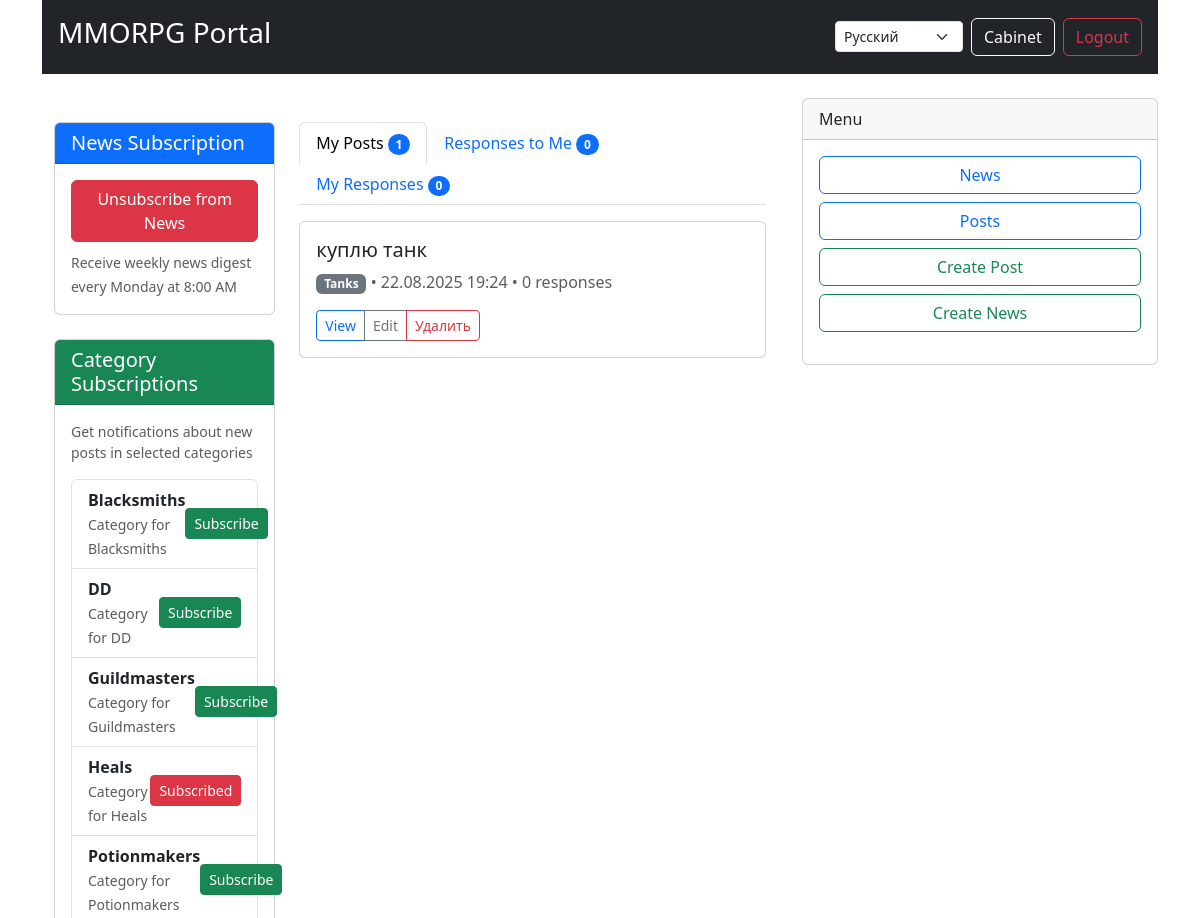
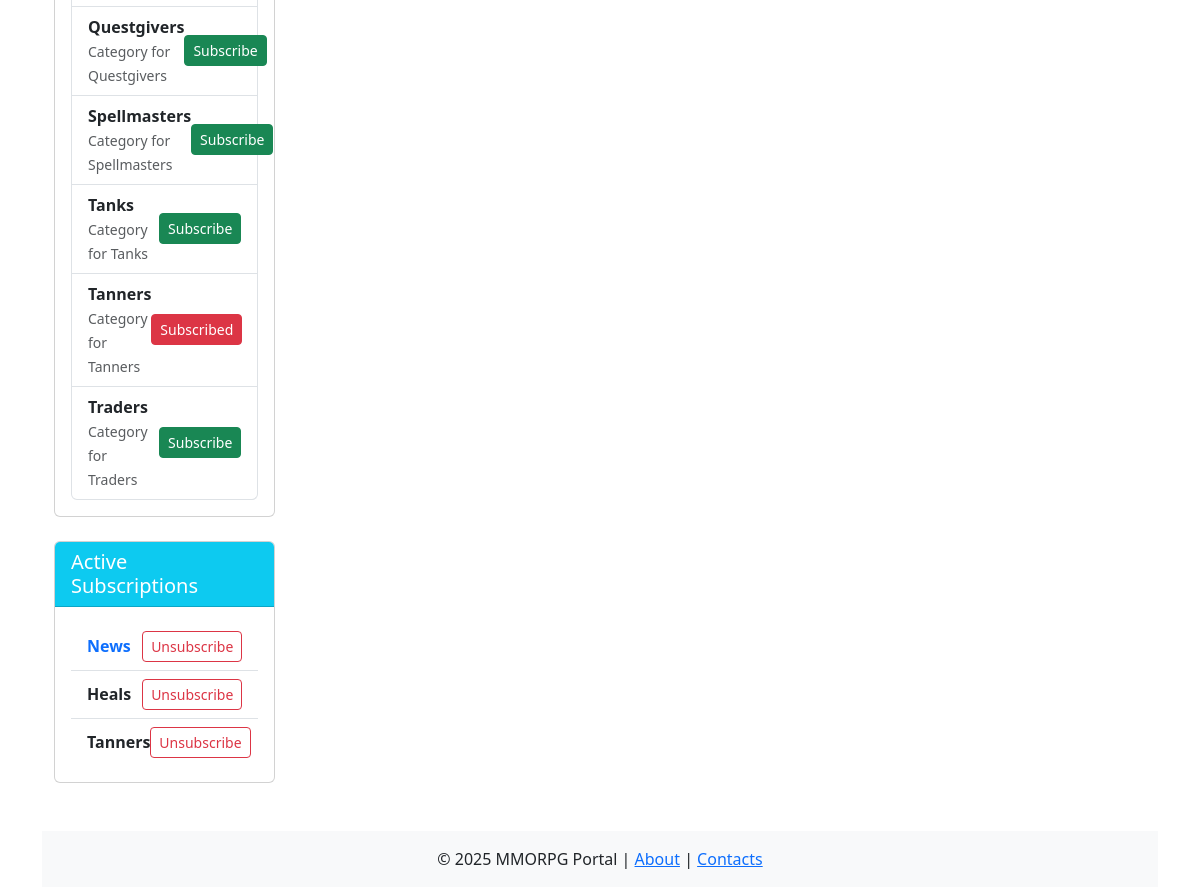
Screenshot of /responses/ (signed in) with the database file from the repository (2 pictures, top to bottom).
### appNotification/models.py (models this page shows, shortened)
class Category(models.Model):
    name = models.CharField(max_length=50, unique=True)
    value = models.CharField(max_length=20, unique=True, default='None')  # соответствует значениям из CATEGORY_CHOICES
    description = models.TextField(blank=True)
    class Meta:
        verbose_name = _('Category')
        verbose_name_plural = _('Categories')
        ordering = ['name']

class Subscription(models.Model):
    user = models.ForeignKey(User, on_delete=models.CASCADE, related_name='subscriptions')
    category = models.ForeignKey(Category, on_delete=models.CASCADE, null=True, blank=True)
    news = models.BooleanField(default=False)
    created_at = models.DateTimeField(auto_now_add=True)
    class Meta:
        unique_together = ['user', 'category']
        verbose_name = _('Subscription')
        verbose_name_plural = _('Subscriptions')

class Post(models.Model):
    CATEGORY_CHOICES = [
        ('tanks', _('Tanks')),
        ('heals', _('Heals')),
        ('dd', _('DD')),
        ('traders', _('Traders')),
        ('guildmasters', _('Guildmasters')),
        ('questgivers', _('Questgivers')),
        ('blacksmiths', _('Blacksmiths')),
        ('tanners', _('Tanners')),
        ('potionmakers', _('Potionmakers')),
        ('spellmasters', _('Spellmasters')),
    ]
    author = models.ForeignKey(User, on_delete=models.CASCADE, related_name='posts')
    category = models.CharField(max_length=20, choices=CATEGORY_CHOICES)
    title = models.CharField(max_length=255, validators=[MinLengthValidator(5)])
    content = RichTextField()
    created_at = models.DateTimeField(auto_now_add=True)
    updated_at = models.DateTimeField(auto_now=True)
    subscribers = models.ManyToManyField(User, related_name='subscribed_posts', blank=True)
    class Meta:
        ordering = ['-created_at']
        verbose_name = _('Post')
        verbose_name_plural = _('Posts')

### appNotification/views.py (the view)
# urls.py: path('responses/', views.personal_cabinet, name='response_list'),
@login_required
def personal_cabinet(request):
    if request.method == 'POST':
        if 'news_subscribe' in request.POST:
            return handle_news_subscription(request)
        elif 'category_subscribe' in request.POST:
            return handle_category_subscription(request)
    return render_personal_cabinet(request)

### appNotification/context_processors.py (called while the page is built)
def categories(request):
    return {
        'categories': Category.objects.all(),
        'category_choices': [
            ('tanks', _('Tanks')),
            ('heals', _('Heals')),
            ('dd', _('DD')),
            ('traders', _('Traders')),
            ('guildmasters', _('Guildmasters')),
            ('questgivers', _('Questgivers')),
            ('blacksmiths', _('Blacksmiths')),
            ('tanners', _('Tanners')),
            ('potionmakers', _('Potionmakers')),
            ('spellmasters', _('Spellmasters')),
        ]
    }

def navigation_data(request):
    from .models import Post, News
    return {
        'recent_posts': Post.objects.order_by('-created_at')[:5],
        'recent_news': News.objects.order_by('-created_at')[:3],
        'posts_count': Post.objects.count(),
        'news_count': News.objects.count(),
    }

### appNotification/templates/lk.html (shortened to what this page needs)
{% extends "default.html" %}
{% load i18n %}
{% block content %}
<div class="container mt-4">
    <div class="row">
        <div class="col-md-4">
            <div class="card mb-4">
                <div class="card-header bg-primary text-white">
                    <h5 class="mb-0"> {% trans "News Subscription" %}</h5>
                </div>
                <div class="card-body">
                    <form method="post">
                        <button type="submit" name="news_subscribe"
                                class="btn w-100 {% if news_subscribed %}btn-danger{% else %}btn-success{% endif %} mb-2">
                            {% if news_subscribed %}
                                 {% trans "Unsubscribe from News" %}
                            {% else %}
                                <i class="bi bi-bell"></i> {% trans "Subscribe to News" %}
                            {% endif %}
                        </button>
                    </form>
                    <small class="text-muted">
                        {% trans "Receive weekly news digest every Monday at 8:00 AM" %}
                    </small>
                </div>
            </div>
            <div class="card mb-4">
                <div class="card-header bg-success text-white">
                    <h5 class="mb-0"> {% trans "Category Subscriptions" %}</h5>
                </div>
                <div class="card-body">
                    <p class="text-muted small mb-3">
                        {% trans "Get notifications about new posts in selected categories" %}
                    </p>
                    <div class="list-group">
                        {% for item in categories_with_status %}
                        <div class="list-group-item d-flex justify-content-between align-items-center">
                            <div class="flex-grow-1">
                                <strong class="d-block">{{ item.category.name }}</strong>
                                <small class="text-muted">
                                    {{ item.category.description|default:"No description" }}
                                </small>
                            </div>
                            <form method="post">
                                <button type="submit" name="category_subscribe"
                                        class="btn btn-sm {% if item.is_subscribed %}btn-danger{% else %}btn-success{% endif %}">
                                    {% if item.is_subscribed %}
                                         {% trans "Subscribed" %}
                                    {% else %}
                                         {% trans "Subscribe" %}
                                    {% endif %}
                                </button>
                            </form>
                        </div>
                        {% endfor %}
                    </div>
                </div>
            </div>
            <div class="card">
                <div class="card-header bg-info text-white">
                    <h5 class="mb-0"> {% trans "Active Subscriptions" %}</h5>
                </div>
                <div class="card-body">
                    {% if subscriptions %}
                    <div class="list-group list-group-flush">
                        {% for subscription in subscriptions %}
                        <div class="list-group-item d-flex justify-content-between align-items-center">
                            {% if subscription.news %}
                                <span class="text-primary">
                                     <strong>{% trans "News" %}</strong>
                                </span>
                                <form method="post">
                                    <button type="submit" name="news_subscribe" class="btn btn-sm btn-outline-danger">
                                         {% trans "Unsubscribe" %}
                                    </button>
                                </form>
                            {% elif subscription.category %}
                                <span>
                                     <strong>{{ subscription.category.name }}</strong>
                                </span>
                                <form method="post">
                                    <button type="submit" name="category_subscribe" class="btn btn-sm btn-outline-danger">
                                         {% trans "Unsubscribe" %}
                                    </button>
                                </form>
                            {% endif %}
                        </div>
                        {% endfor %}
                    </div>
                    {% else %}
                    <div class="text-center text-muted py-3">
                        <i class="bi bi-inbox display-6"></i>
                        <p class="mt-2 mb-0">{% trans "No active subscriptions" %}</p>
                    </div>
                    {% endif %}
                </div>
            </div>
        </div>
        <div class="col-md-8">
            <ul class="nav nav-tabs" id="cabinetTabs" role="tablist">
                <li class="nav-item" role="presentation">
                    <button class="nav-link active" id="posts-tab" data-bs-toggle="tab" data-bs-target="#posts" type="button">
                         {% trans "My Posts" %}
                        <span class="badge bg-primary rounded-pill">{{ user_posts.count }}</span>
                    </button>
                </li>
                <li class="nav-item" role="presentation">
                    <button class="nav-link" id="responses-tab" data-bs-toggle="tab" data-bs-target="#responses" type="button">
                         {% trans "Responses to Me" %}
                        <span class="badge bg-primary rounded-pill">{{ responses_to_posts.count }}</span>
                    </button>
                </li>
                <li class="nav-item" role="presentation">
                    <button class="nav-link" id="my-responses-tab" data-bs-toggle="tab" data-bs-target="#my-responses" type="button">
                         {% trans "My Responses" %}
                        <span class="badge bg-primary rounded-pill">{{ user_responses.count }}</span>
                    </button>
                </li>
            </ul>
            <div class="tab-content mt-3">
                <div class="tab-pane fade show active" id="posts">
                    {% for post in user_posts %}
                    <div class="card mb-3">
                        <div class="card-body">
                            <h5 class="card-title">{{ post.title }}</h5>
                            <p class="text-muted">
                                <span class="badge bg-secondary">{{ post.get_category_display }}</span>
                                • {{ post.created_at|date:"d.m.Y H:i" }}
                                • {{ post.responses.count }} {% trans "responses" %}
                            </p>
                            <div class="btn-group">
                                <a href="{% url 'post_detail' post.pk %}" class="btn btn-sm btn-outline-primary">{% trans "View" %}</a>
                                <a href="{% url 'post_edit' post.pk %}" class="btn btn-sm btn-outline-secondary">{% trans "Edit" %}</a>
                                <a href="{% url 'post_delete' post.pk %}" class="btn btn-sm btn-outline-danger">{% trans "Delete" %}</a>
                            </div>
                        </div>
                    </div>
                    {% empty %}
                    <div class="alert alert-info">{% trans "You have no posts yet" %}</div>
                    {% endfor %}
                </div>
            </div>
        </div>
    </div>
</div>
{% endblock %}

### templates/default.html (shortened to what this page needs)
<!DOCTYPE html>
{% load static i18n %}
<html lang="{{ request.LANGUAGE_CODE }}">
<head>
    <link href="https://cdn.jsdelivr.net/npm/bootstrap@5.3.2/dist/css/bootstrap.min.css" rel="stylesheet">
</head>
<body>
    <div class="container">
        {% include "includes/header.html" %}
        <div class="row mt-4">
            <div class="col-md-8">
                {% block content %}{% endblock %}
            </div>
            <div class="col-md-4">
                {% block sidebar %}{% include "includes/sidebar.html" %}{% endblock %}
            </div>
        </div>
        {% include "includes/footer.html" %}
    </div>
</body>
</html>

### templates/includes/header.html (shortened to what this page needs)
{% load i18n %}
<header class="bg-dark text-white p-3 mb-4">
    <div class="d-flex justify-content-between align-items-center">
        <div>
            <a class="text-white text-decoration-none" href="{% url 'home' %}">
                <h3>{% trans "MMORPG Portal" %}</h3>
            </a>
        </div>
        <div class="d-flex align-items-center">
            <form action="{% url 'set_language' %}" method="post" class="me-2">
                <select name="language" onchange="this.form.submit()" class="form-select form-select-sm">
                    {% get_current_language as LANGUAGE_CODE %}
                    {% get_available_languages as LANGUAGES %}
                    {% for lang in LANGUAGES %}
                        <option value="{{ lang.0 }}" {% if lang.0 == LANGUAGE_CODE %}selected{% endif %}>
                            {{ lang.1 }}
                        </option>
                    {% endfor %}
                </select>
            </form>
            {% if user.is_authenticated %}
                <a href="{% url 'personal_cabinet' %}" class="btn btn-outline-light me-2">{% trans "Cabinet" %}</a>
                <a href="{% url 'logout' %}" class="btn btn-outline-danger">{% trans "Logout" %}</a>
            {% else %}
                <a href="{% url 'login' %}" class="btn btn-outline-light me-2">{% trans "Login" %}</a>
                <a href="{% url 'register' %}" class="btn btn-outline-primary">{% trans "Register" %}</a>
            {% endif %}
        </div>
    </div>
</header>

### templates/includes/sidebar.html
{% load i18n %}
<div class="card mb-4">
    <div class="card-header">{% trans "Menu" %}</div>
    <div class="card-body">
        <ul class="list-unstyled">
            <li class="mb-2"><a href="{% url 'news_list' %}" class="btn btn-outline-primary w-100">{% trans "News" %}</a></li>
            <li class="mb-2"><a href="{% url 'post_list' %}" class="btn btn-outline-primary w-100">{% trans "Posts" %}</a></li>
            {% if user.is_authenticated %}
                <li class="mb-2"><a href="{% url 'post_create' %}" class="btn btn-outline-success w-100">{% trans "Create Post" %}</a></li>
                {% if user.is_staff %}
                    <li class="mb-2"><a href="{% url 'news_create' %}" class="btn btn-outline-success w-100">{% trans "Create News" %}</a></li>
                {% endif %}
            {% endif %}
        </ul>
    </div>
</div>

### templates/includes/footer.html
{% load i18n %}
<footer class="mt-5 py-3 bg-light text-center">
    <div class="container">
        <p class="mb-0">
            &copy; {% now "Y" %} MMORPG Portal |
            <a href="{% url 'about' %}">{% trans "About" %}</a> |
            <a href="{% url 'contacts' %}">{% trans "Contacts" %}</a>
        </p>
    </div>
</footer>

### rows the page displays
Category: category.name "Blacksmiths", category.description "Category for Blacksmiths"
Category: category.name "DD", category.description "Category for DD"
Category: category.name "Guildmasters", category.description "Category for Guildmasters"
Category: category.name "Heals", category.description "Category for Heals"
Category: category.name "Potionmakers", category.description "Category for Potionmakers"
Category: category.name "Questgivers", category.description "Category for Questgivers"
Category: category.name "Spellmasters", category.description "Category for Spellmasters"
Category: category.name "Tanks", category.description "Category for Tanks"
Category: category.name "Tanners", category.description "Category for Tanners"
Category: category.name "Traders", category.description "Category for Traders"
Subscription: category.name "Heals"
Subscription: category.name "Tanners"
Post: title "куплю танк", category "Tanks", created_at "22.08.2025 19:24", responses.count "0"

### other values shown
{{ user_posts.count }} "1"
{{ responses_to_posts.count }} "0"
{{ user_responses.count }} "0"
form field language "Русский"
